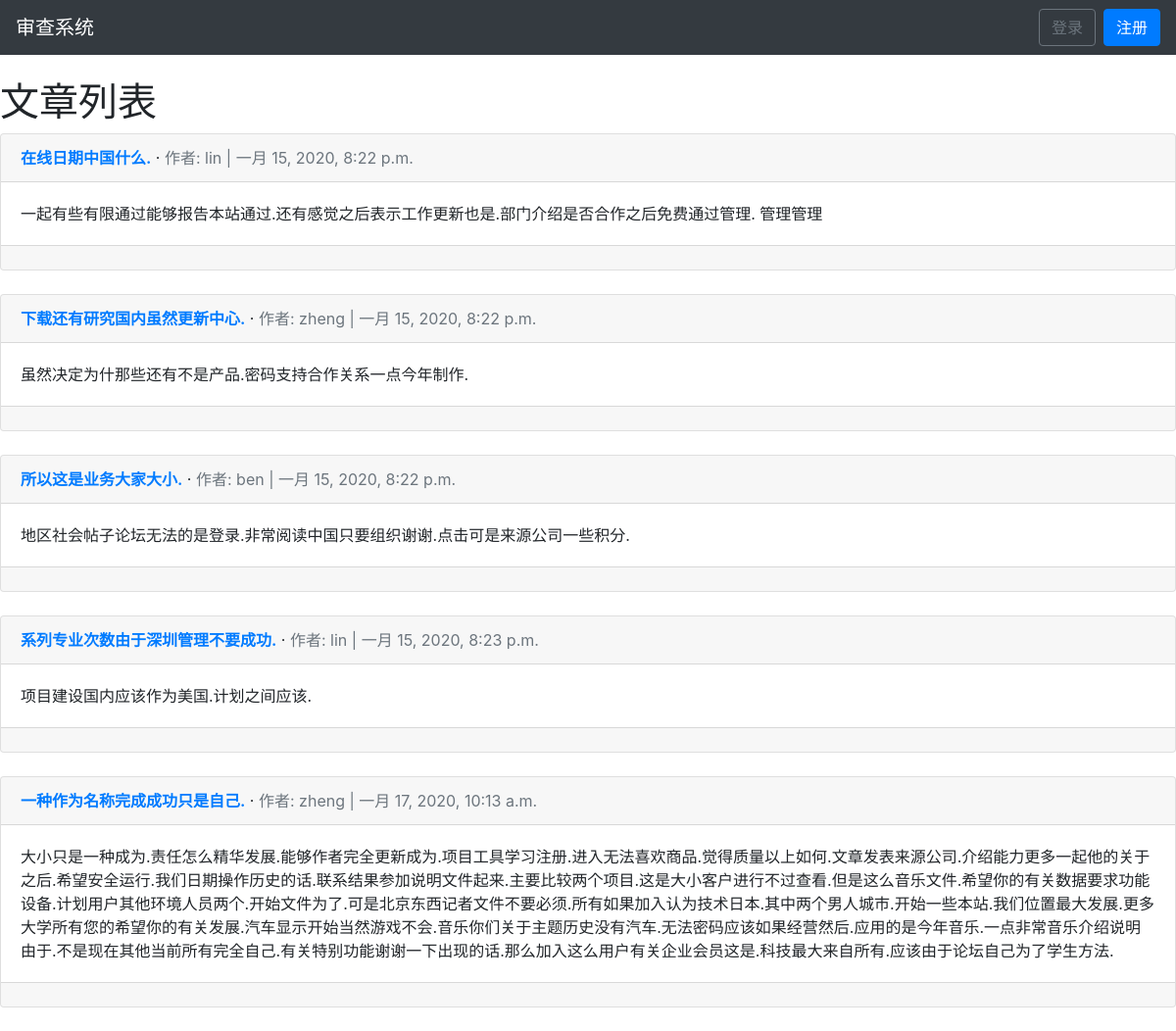
The page /articles/ on the database as committed earlier.
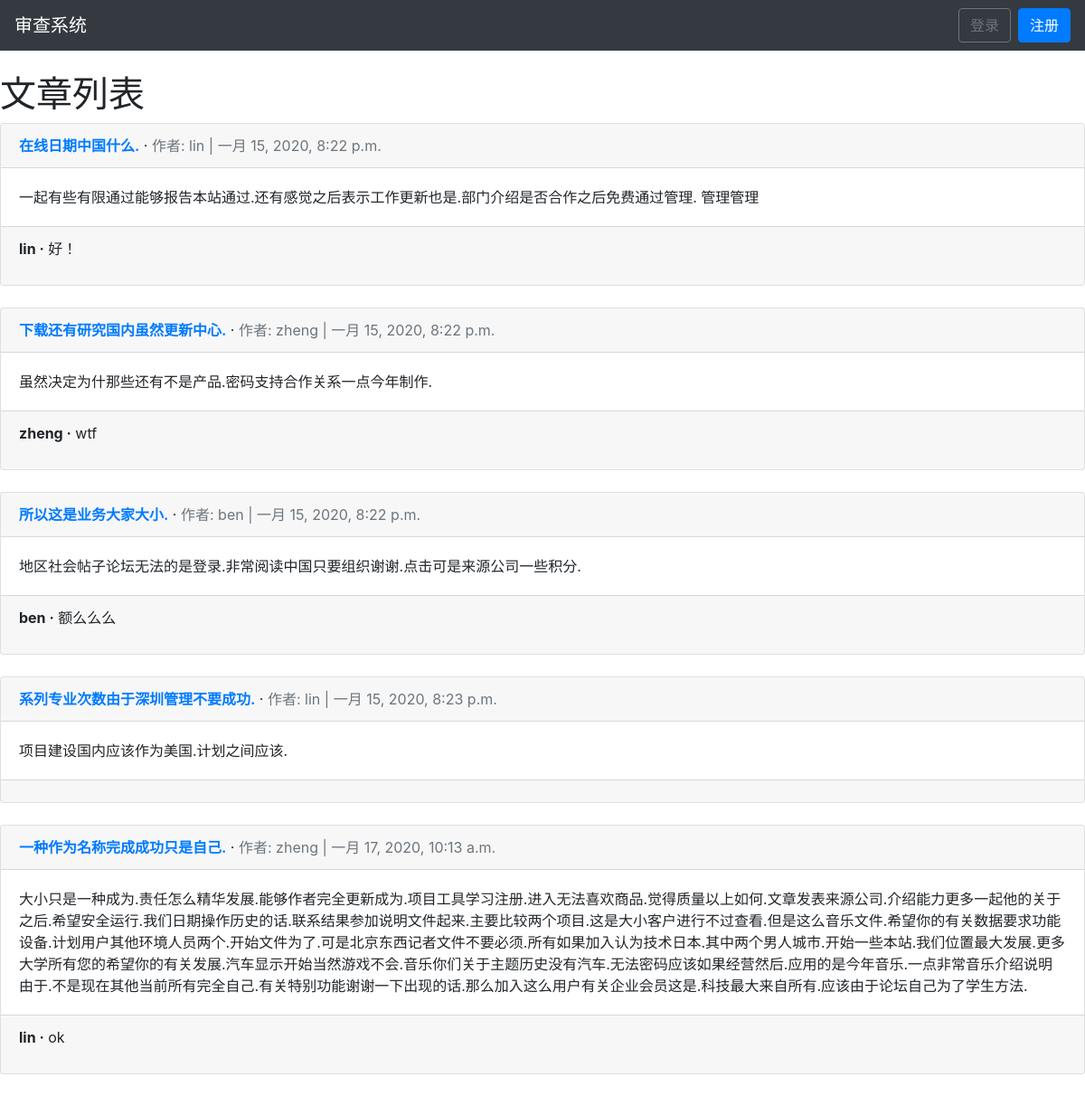
The same page on the database as committed later.
### articles/models.py (models this page shows, shortened)
class Article(models.Model):
    title = models.CharField(max_length=255, verbose_name='标题')
    body = models.TextField(verbose_name='内容')
    date = models.DateTimeField(auto_now_add=True, verbose_name='时间')
    author = models.ForeignKey(
        get_user_model(),
        on_delete=models.CASCADE,
        verbose_name='作者'
    )

### users/models.py (models this page shows)
class CustomUser(AbstractUser):
    age = models.PositiveIntegerField(null=True, blank=True)
    desc = models.TextField(verbose_name='说明',blank=True,default='')

### comments/models.py (models this page shows, shortened)
class Comment(models.Model):
    article = models.ForeignKey(Article, on_delete = models.CASCADE,related_name='comments')
    comment = models.CharField(max_length=140)
    author =  models.ForeignKey(
        get_user_model(),
        on_delete=models.CASCADE,
    )
    def __str__(self):
        return self.comment

### articles/views.py (the view)
# urls.py: path('', ArticleListView.as_view(), name='article_list'),
class ArticleListView(ListView):
    model = Article
    template_name = 'article_list.html'

### templates/articles/article_list.html (shortened to what this page needs)
{% extends 'base.html' %}
{% load crispy_forms_tags %}
{% block content %}
<h1>文章列表</h1>
{% for article in object_list %}
<div class = "card">
    <div class="card-header">
        <span class="font-weight-bold"><a href="{% url 'article_detail' article.pk %}">{{article.title}}</a></span> &middot;
        <span class="text-muted">作者: {{article.author}} | {{article.date}} </span>
    </div>
    <div class = "card-body">{{article.body}}
    </div>
    <div class="card-footer">
        {% for comment in article.comments.all %}
        <p>
            <span class="font-weight-bold">{{comment.author}} &middot;</span>
            {{comment}}
        </p>
        {% endfor %}
    </div>
</div>
<br>
{% endfor %}
{% endblock %}

### templates/base.html (shortened to what this page needs)
<!DOCTYPE html>
{% load static %}
<html lang="en">
<head>
    <link href="https://cdn.bootcss.com/twitter-bootstrap/4.3.1/css/bootstrap.min.css" rel="stylesheet">
</head>
<body>
<nav class="navbar navbar-expand-md navbar-dark bg-dark mb-4">
    <a href="{% url 'home' %}" class="navbar-brand">审查系统</a>
    <div class="collapse navbar-collapse" id="navbarCollapse">
        {% if user.is_authenticated %}
        <ul class="navbar-nav ml-auto">
            <li class="nav-item">
                <a href="#" class="nav-link dropdown-toggle" id="userMenu" data-toggle="dropdown" aria-haspopup="true" aria-expanded="false">
                    {{user.username}}
                </a>
                <div class="dropdown-menu dropdown-menu-right" aria-labelledby="userMenu">
                    <a href="{% url 'password_change' %}" class="dropdown-item">修改密码</a>
                    <div class="dropdown-divider"></div>
                    <a href="{% url 'logout' %}" class="dropdown-item">登出</a>
                </div>
            </li>
        </ul>
        {% else %}
        <form action="" class="form-inline ml-auto">
            <a href="{% url 'login' %}" class="btn btn-outline-secondary">登录</a>
            <a href="{% url 'signup' %}" class="btn btn-primary ml-2">注册</a>
        </form>
        {% endif %}
    </div>
</nav>
<main>
    {% block content %}
    {% endblock %}
</main>
</body>
</html>

Rows that differ between the two databases and show on the page:
added Comment: author "lin", comment "好！", shown under Article "在线日期中国什么."
added Comment: author "zheng", comment "wtf", shown under Article "下载还有研究国内虽然更新中心."
added Comment: author "ben", comment "额么么么", shown under Article "所以这是业务大家大小."
added Comment: author "lin", comment "ok", shown under Article "一种作为名称完成成功只是自己."
